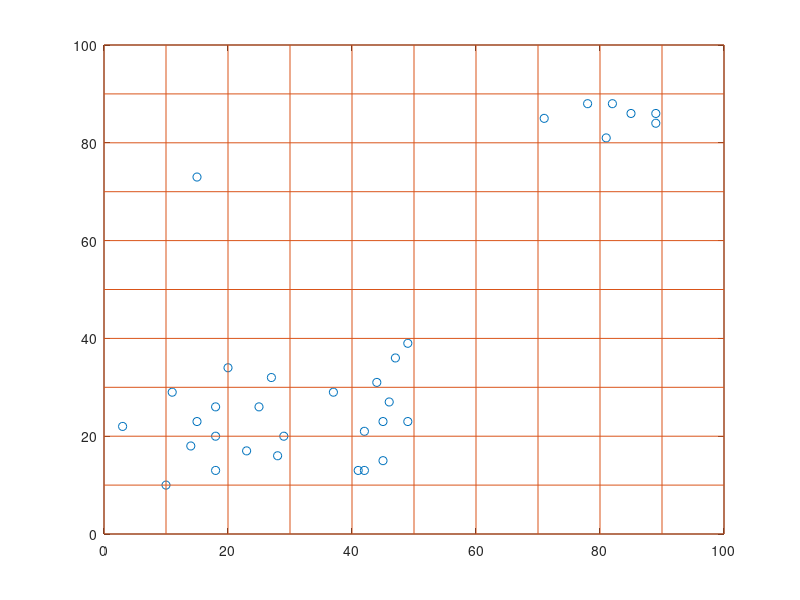

This chart was generated by the following MATLAB code:
clear;
clc;
A = [15 23 
    3 22
    10 10
    37 29
    20 34
    18 20
    27 32
    14 18
    28 16
    29 20
    15 73
    25 26
    23 17
    18 13
    41 13
    45 15
    49 23
    46 27
    47 36
    44 31
    49 39
    42 13
    42 21
    45 23
    11 29
    18 26
    85 86
    89 84
    81 81
    82 88
    78 88
    89 86
    71 85
     ];
x = A(:,1);
y = A(:,2);
plot(x,y,'o');
hold on;
for i = 0:10:100
        line([i,i],[0,100]);
        line([0,100],[i,i]);
end
